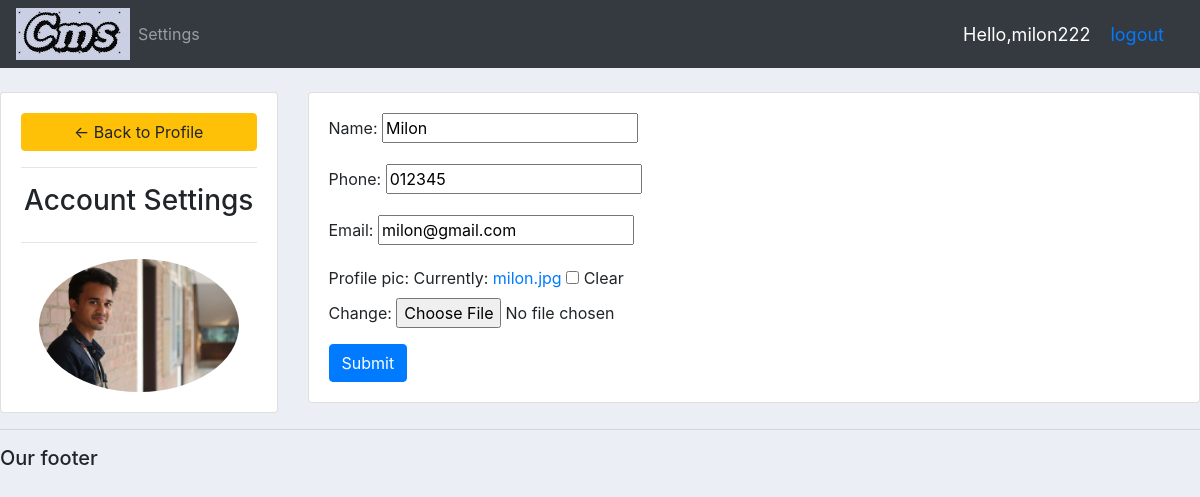
/account/ (signed in), run on the app's committed database.
### accounts/models.py (models this page shows, shortened)
class Customer(models.Model):
    user = models.OneToOneField(User, null=True,blank=True, on_delete=models.CASCADE)
    name = models.CharField(max_length=50, null=True)
    phone = models.CharField(max_length=20, null=True)
    email = models.CharField(max_length=30, null=True)
    profile_pic = models.ImageField(default="default.png",null=True, blank=True)
    date_created = models.DateTimeField(auto_now_add=True, null=False)

### accounts/decorators.py (the view)
        def wrapper_func(request, *args, **kwargs):
            group = None
            if request.user.groups.exists():
                group = request.user.groups.all()[0].name
            if group in allowed_roles:
                return view_func(request, *args, **kwargs)
            else:
                return HttpResponse('You are not allow to view the page.')

### accounts/form.py
class CustomerForm(ModelForm):
    class Meta:
        model = Customer
        fields = '__all__'
        exclude = ['user']

### accounts/views.py (called while the page is built)
@login_required(login_url='login')
@allowed_users(allowed_roles=['customer'])
def accountSettings(request):
    customer = request.user.customer
    form = CustomerForm(instance=customer)
    if request.method == 'POST':
        form = CustomerForm(request.POST, instance=customer)
        if form.is_valid():
            form.save()
    context = {'form':form
    }
    return render(request, 'accounts/account_setting.html', context)

### accounts/templates/accounts/account_setting.html (shortened to what this page needs)
{% extends 'accounts/main.html' %}
{% load static %}
{% block content %}
    <br>
    <div class="row">
        <div class="col-md-3">
            <div class="card card-body">
                <a class="btn btn-warning" href="{% url 'home' %}"> &#8592; Back to Profile</a>
                <hr>
                <h3 style="text-align: center">Account Settings</h3>
                <hr>
                <img class="profile-pic" src="{{request.user.customer.profile_pic.url}}" >
            </div>
        </div>
        <div class="col-md-9">
            <div class="card card-body">
                <form method="POST" action="" enctype="multipart/form-data">
                    {{form.as_p}}
                <input class="btn btn-primary" type="submit" name="Update Information">
                </form>
            </div>
        </div>
    </div>
{% endblock %}

### accounts/templates/accounts/navbar.html (shortened to what this page needs)
{% load static %}
<nav class="navbar navbar-expand-lg navbar-dark bg-dark">
	<img src="{% static 'images/logo.jpg' %}" >
  <div class="collapse navbar-collapse" id="navbarNav">
    <ul class="navbar-nav">
		{% if request.user.is_staff %}
		  <li class="nav-item active">
			<a class="nav-link" href="{% url 'home' %}">Dashboard</a>
		  </li>
		  <li class="nav-item">
			<a class="nav-link" href="{% url 'products' %}">Products</a>
		  </li>
		{% else %}
			<li class="nav-item">
			<a class="nav-link" href="{% url 'account' %}">Settings</a>
		  </li>
		{% endif %}
    </ul>
  </div>
	<span class="hello-msg">Hello,{{ request.user }}</span>
	<span class="hello-msg"><a href="{% url 'logout' %}">logout</a></span>
</nav>

### static/css/main.css (style rules this page uses)
body { background-color: #ebeff5; }

### accounts/templates/accounts/navbar.html (style rules this page uses)
.hello-msg { font-size: 18px; color: #fff; margin-right: 20px; }

### accounts/templates/accounts/account_setting.html (style rules this page uses)
.profile-pic { max-width: 200px; max-height: 200px; margin: 0 auto; border-radius: 50%; }

### data on the page
Customer: name "Milon", phone "012345", email "milon@gmail.com"

### other printed values
{{ request.user }} "milon222"
